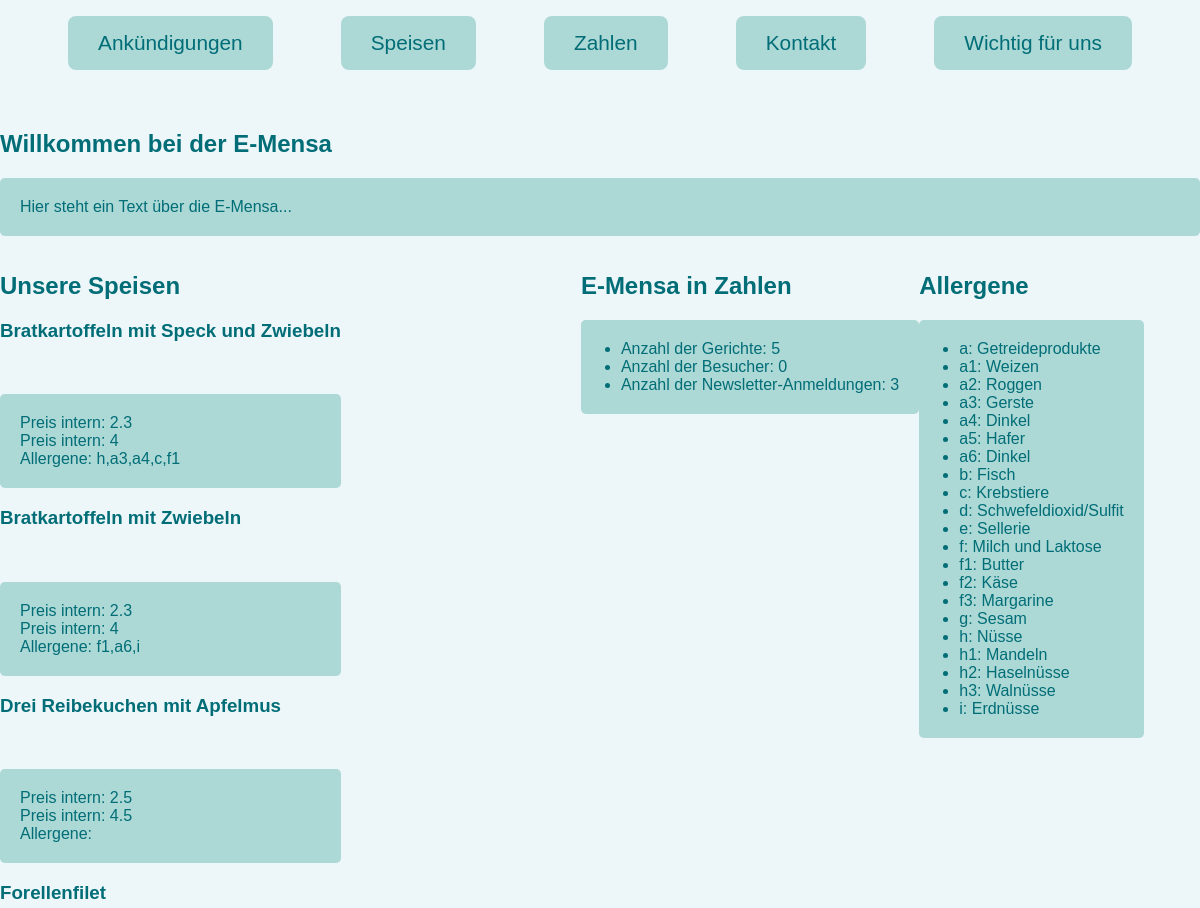
The app's page /werbeseite/index.php (upper part), older data.
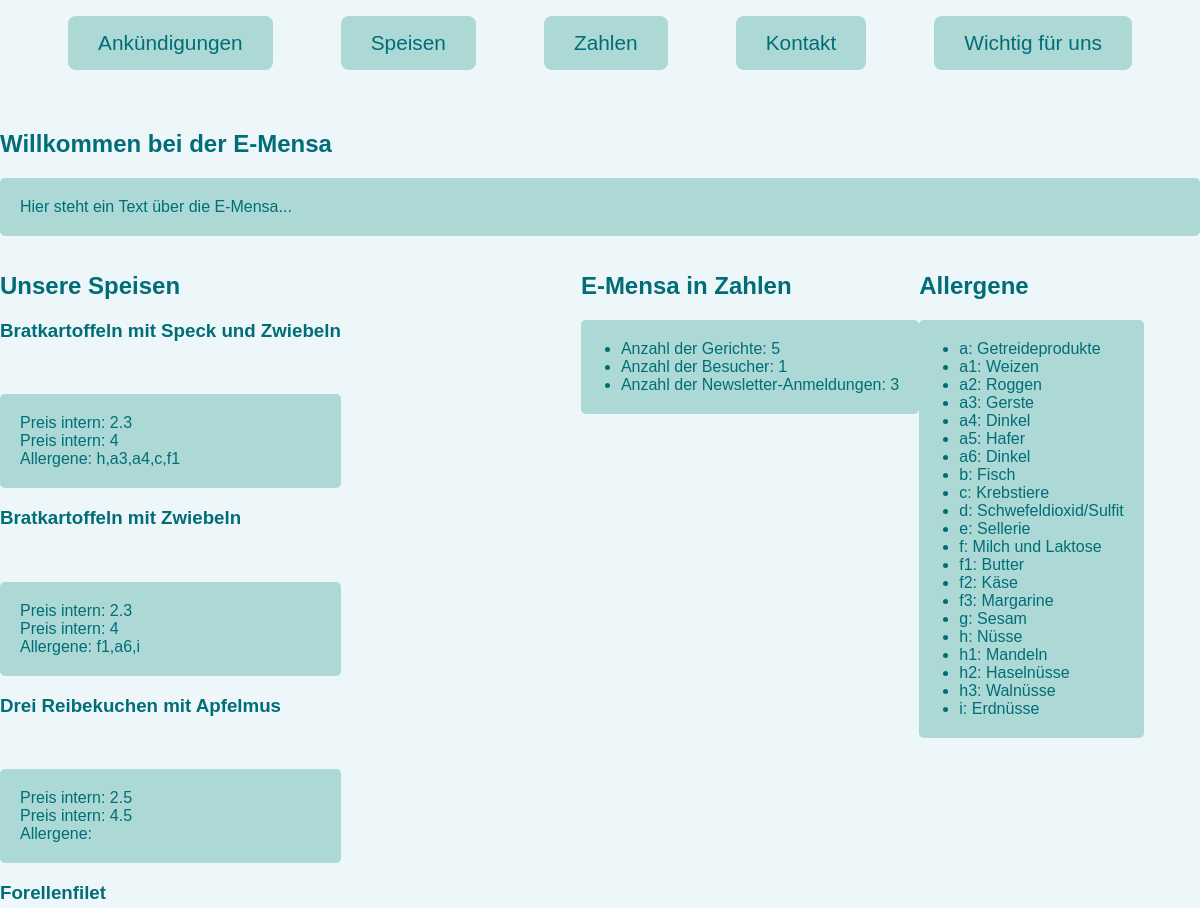
The same page, newer data.
### tables this page shows
CREATE TABLE besucher (
    id      int PRIMARY KEY,
    count   int NOT NULL
);

CREATE TABLE allergen (
    code    char(4)         PRIMARY KEY,
    name    varchar(300)                        NOT NULL,
    typ     varchar(20)     DEFAULT 'Allergen'  NOT NULL
);

### werbeseite/newsletter_zaehlen.php (called while the page is built, shortened)
<?php
function zaehle_anmeldungen() {
    $datei = 'newsletter.txt';
    $anmeldungen = file($datei, FILE_IGNORE_NEW_LINES | FILE_SKIP_EMPTY_LINES);
    return count($anmeldungen);
}
?>

### werbeseite/index.php (the view, shortened to what this page needs)
<?php
include 'db_connect.php';
include 'newsletter_zaehlen.php';
$anzahl_anmeldungen = zaehle_anmeldungen();
?>
<!DOCTYPE html>
<html lang="de">
<head>
    <link rel="stylesheet" href="index.css">
</head>
<body>
<header>
    <nav id="navigation">
        <ul>
            <li><a href="#ankündigungen">Ankündigungen</a></li>
            <li><a href="#speisen">Speisen</a></li>
            <li><a href="#zahlen">Zahlen</a></li>
            <li><a href="#kontakt">Kontakt</a></li>
            <li><a href="#wichtig">Wichtig für uns</a></li>
        </ul>
    </nav>
</header>
<section id="ankündigungen">
    <h1>Willkommen bei der E-Mensa</h1>
    <p>Hier steht ein Text über die E-Mensa...</p>
</section>
<div class="box">
    <section id="speisen">
        <h2>Unsere Speisen</h2>
        <?php
        $sql = "SELECT
            gericht.name,
            gericht.preisintern,
            gericht.preisextern,
            GROUP_CONCAT(allergen.code) AS allergen_codes
        FROM
            gericht
        LEFT JOIN
            gericht_hat_allergen ON gericht.id = gericht_hat_allergen.gericht_id
        LEFT JOIN
            allergen ON gericht_hat_allergen.code = allergen.code
        GROUP BY
            gericht.id
        ORDER BY
            gericht.name
            ASC LIMIT 5;
        ";
        $result = mysqli_query($link, $sql);
        echo '<div class="speise">';
        while ($row = mysqli_fetch_assoc($result)) {
            echo '<h3>'.$row['name'].'</h3>'.'<br>';
            echo '<p>Preis intern: '.$row['preisintern'].'<br>';
            echo 'Preis intern: '.$row['preisextern'].'<br>';
            echo 'Allergene: '.$row['allergen_codes'].'<br>'.'</p>';
        }
        echo '</div>';
        $anzahl_gerichte = mysqli_num_rows($result);
        ?>
    </section>
    <?php
    $sql = "SELECT count FROM besucher WHERE id = 1";
    $result2 = mysqli_query($link, $sql);
    $row = mysqli_fetch_assoc($result2);
    if ($row) {
        $current_visitor_count = $row['count'];
    } else {
        $current_visitor_count = 0;
    }
    ?>
    <section id="zahlen">
        <h2>E-Mensa in Zahlen</h2>
        <ul>
            <li>Anzahl der Gerichte: <span id="gerichte-anzahl"><?php echo $anzahl_gerichte; ?></span></li>
            <li>Anzahl der Besucher: <span id="besucher-anzahl"><?php echo $current_visitor_count; ?></span></li>
            <li>Anzahl der Newsletter-Anmeldungen: <span id="anmeldungen-anzahl"><?php echo $anzahl_anmeldungen; ?></span></li>
        </ul>
    </section>
    <section id="allergene">
        <h2>Allergene</h2>
        <?php
        $sql = "SELECT code, name FROM allergen";
        $result = mysqli_query($link, $sql);
        echo '<ul>';
        while ($row = mysqli_fetch_assoc($result)) {
            echo '<li>'.$row['code'].': '.$row['name'].'</li>';
        }
        echo '</ul>';
        ?>
    </section>
</div>
</body>
</html>

### werbeseite/index.css (style rules this page uses)
body { font-family: Verdana, sans-serif; margin: auto; width: 1200px; background-color: rgba(237, 246, 249, 1); }
#navigation ul { list-style: none; display: flex; justify-content: space-evenly; padding: 0; width: 100%; }
#navigation li { padding: 15px 30px; background-color: rgba(131, 197, 190, 0.6); border-radius: 0.5em; }
#navigation a { text-decoration: none; color: rgba(0, 109, 119, 1); font-size: 1.3em; }
h1, h2, h3 { color: rgba(0, 109, 119, 1); }
section { margin: 5% 0 0 0; }
section p { background-color: rgba(131, 197, 191, 0.6); color: rgba(0, 109, 119, 1); padding: 20px; border-radius: 0.3em; }
section ul { background-color: rgba(131, 197, 191, 0.6); color: rgba(0, 109, 119, 1); padding: 20px 20px 20px 40px; border-radius: 0.3em; }
.box { display: flex; }
#speisen { margin: 0 20% 0 0; }
#zahlen { height: 50px; margin-top: 0; }
#allergene { margin: 0 0 0 0; height: 50px; }

Row changes from the older to the newer data that the page shows:
changed besucher: count "0" → "1"
